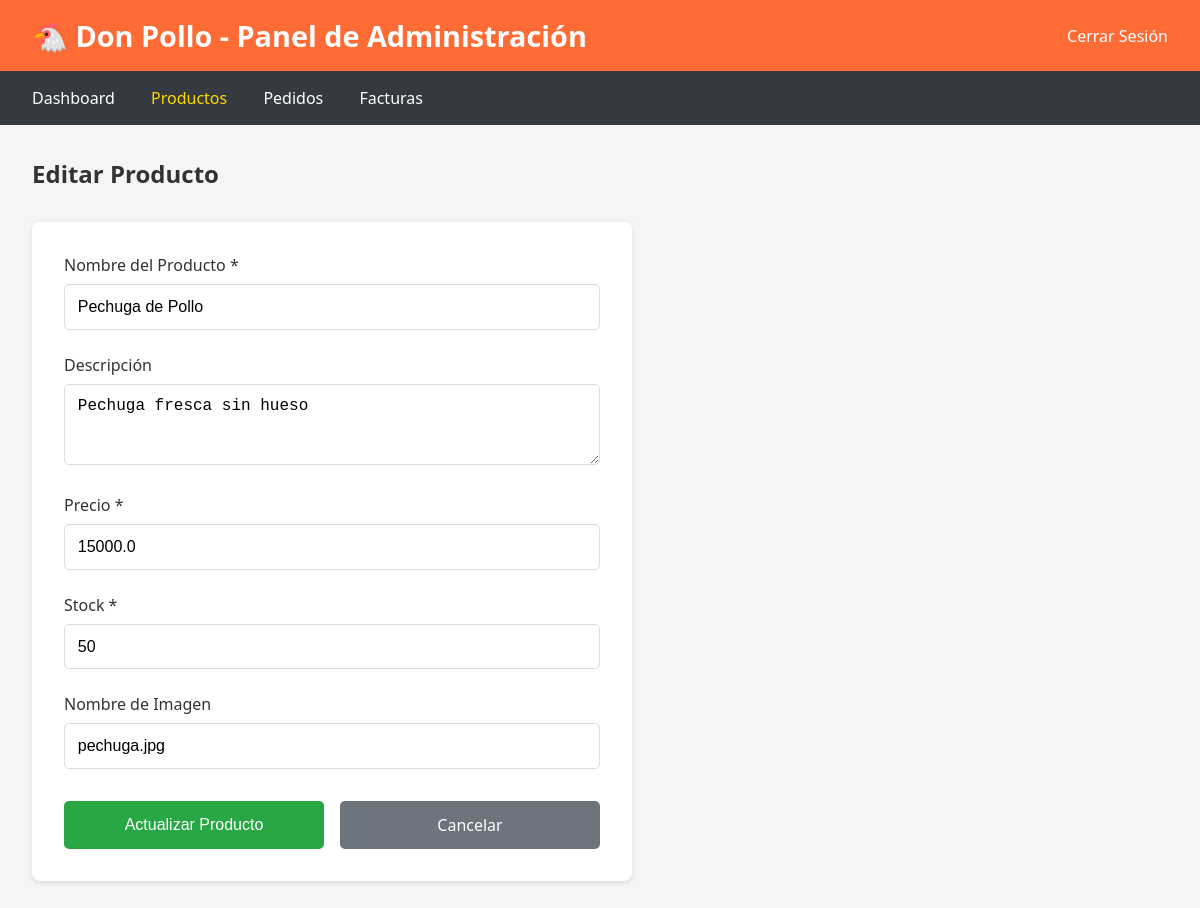
The page /admin/productos/editar/1 (signed in) on the database as committed earlier.
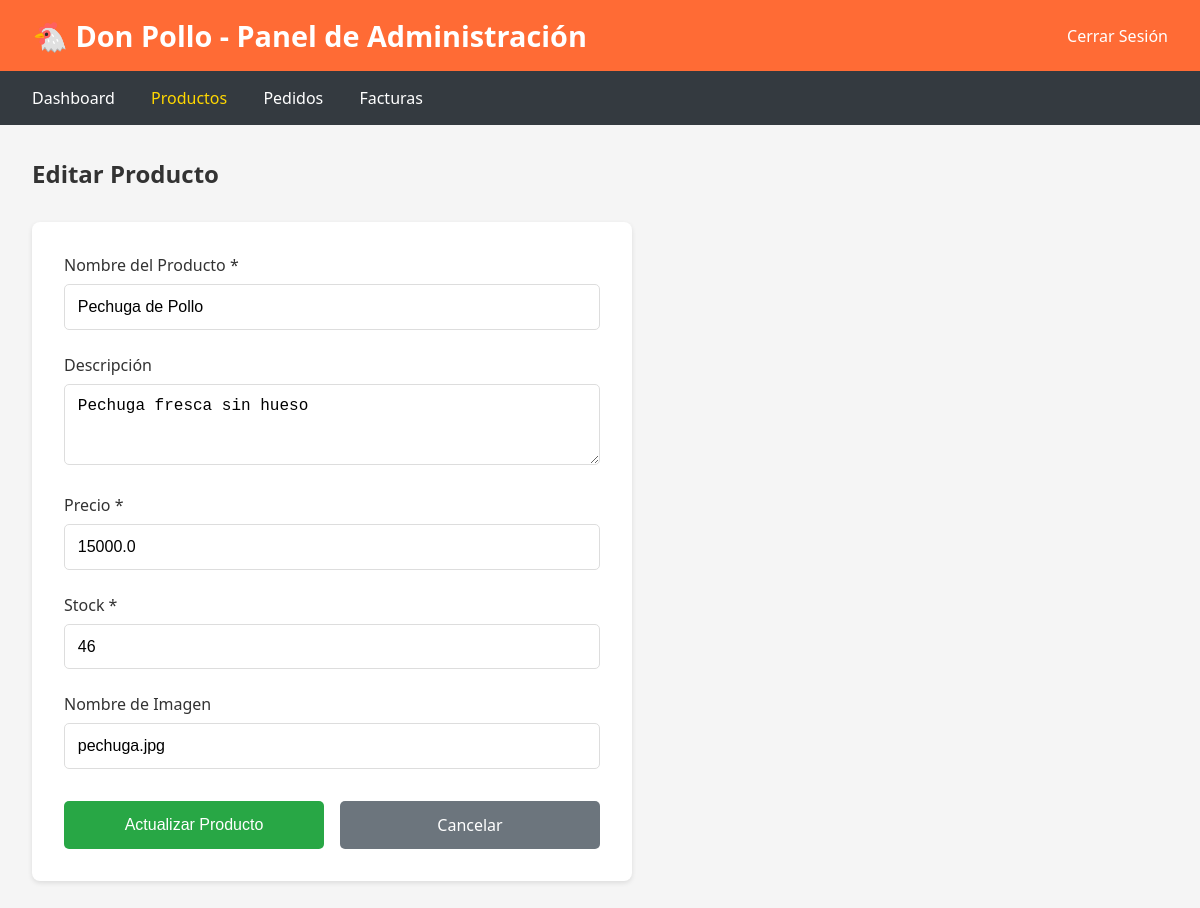
The same page on the database as committed later.
### tables this page shows
CREATE TABLE productos (
        id INTEGER PRIMARY KEY AUTOINCREMENT,
        nombre TEXT NOT NULL,
        descripcion TEXT,
        precio REAL NOT NULL,
        stock INTEGER NOT NULL,
        imagen TEXT
    );

### app/app.py (the view, shortened to what this page needs)
@app.route('/admin/productos/editar/<int:producto_id>', methods=['GET', 'POST'])
def admin_editar_producto(producto_id):
    if not session.get('admin'):
        return redirect(url_for('admin_login'))
    conn = sqlite3.connect('polleria.db')
    c = conn.cursor()
    c.execute("SELECT * FROM productos WHERE id = ?", (producto_id,))
    producto = c.fetchone()
    conn.close()
    return render_template('admin_editar_producto.html', producto=producto)

### app/templates/admin_editar_producto.html
{% extends "base.html" %}
{% block content %}
<div class="navbar">
    <div class="navbar-content">
        <h1>🐔 Don Pollo - Panel de Administración</h1>
        <div class="nav-links">
            <a href="{{ url_for('admin_logout') }}">Cerrar Sesión</a>
        </div>
    </div>
</div>
<div class="admin-nav">
    <div style="max-width: 1200px; margin: 0 auto;">
        <a href="{{ url_for('admin_dashboard') }}">Dashboard</a>
        <a href="{{ url_for('admin_productos') }}" style="color: #FFD700;">Productos</a>
        <a href="{{ url_for('admin_pedidos') }}">Pedidos</a>
        <a href="{{ url_for('admin_facturas') }}">Facturas</a>
    </div>
</div>
<div class="container">
    <h2 style="margin-bottom: 2rem;">Editar Producto</h2>
    <div style="background: white; padding: 2rem; border-radius: 8px; box-shadow: 0 2px 5px rgba(0,0,0,0.1); max-width: 600px;">
        <form action="{{ url_for('admin_editar_producto', producto_id=producto[0]) }}" method="POST">
            <div class="form-group">
                <label for="nombre">Nombre del Producto *</label>
                <input type="text" id="nombre" name="nombre" value="{{ producto[1] }}" required>
            </div>
            <div class="form-group">
                <label for="descripcion">Descripción</label>
                <textarea id="descripcion" name="descripcion" rows="3">{{ producto[2] }}</textarea>
            </div>
            <div class="form-group">
                <label for="precio">Precio *</label>
                <input type="number" id="precio" name="precio" step="0.01" min="0" value="{{ producto[3] }}" required>
            </div>
            <div class="form-group">
                <label for="stock">Stock *</label>
                <input type="number" id="stock" name="stock" min="0" value="{{ producto[4] }}" required>
            </div>
            <div class="form-group">
                <label for="imagen">Nombre de Imagen</label>
                <input type="text" id="imagen" name="imagen" value="{{ producto[5] }}">
            </div>
            <div style="display: flex; gap: 1rem; margin-top: 2rem;">
                <button type="submit" class="btn btn-success" style="flex: 1;">Actualizar Producto</button>
                <a href="{{ url_for('admin_productos') }}" class="btn btn-secondary" style="flex: 1;">Cancelar</a>
            </div>
        </form>
    </div>
</div>
{% endblock %}

Rows that differ between the two databases and show on the page:
changed productos "Pechuga de Pollo": stock "50" → "46"
